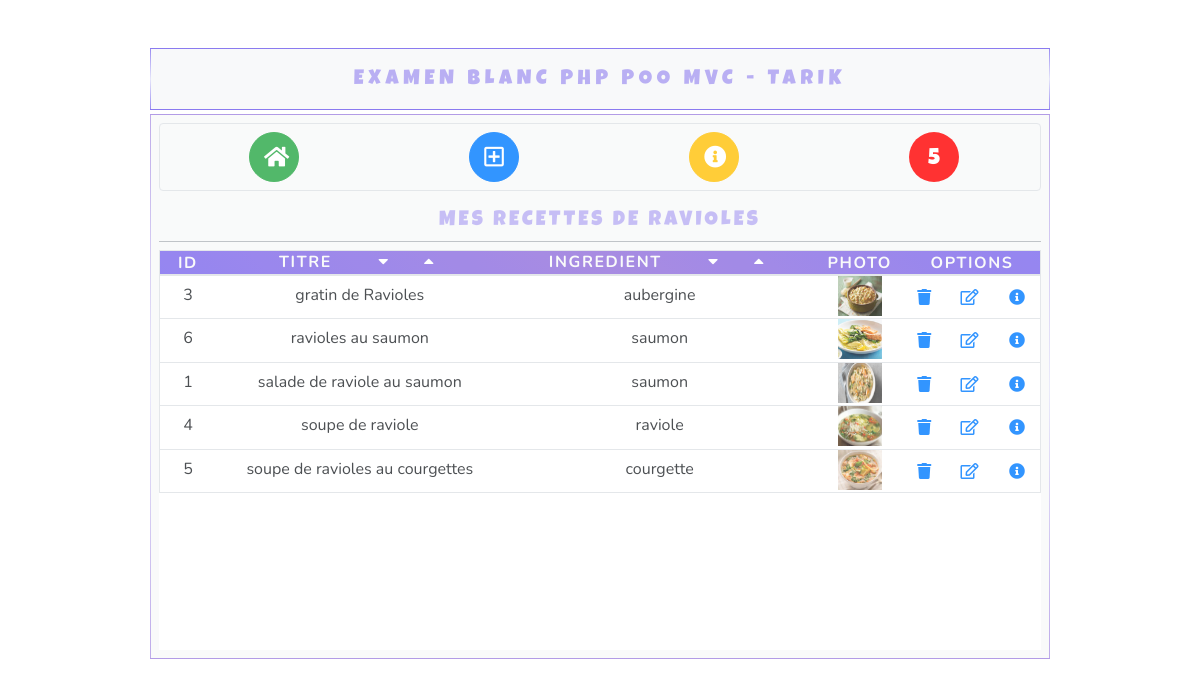
Screenshot of /index.php?controller=default&action=orderBy with the database file from the repository.
### tables this page shows
CREATE TABLE `ravioles` (
  `id` int(11) NOT NULL,
  `title` varchar(250) NOT NULL,
  `ingredient` varchar(250) NOT NULL,
  `description` text NOT NULL,
  `picture` varchar(250) NOT NULL
);

### controller/DefaultController.php (called while the page is built, shortened)
<?php
class DefaultController
{
    private $raviolesManager;
    public function __construct()
    {
        $this->raviolesManager = new RaviolesManager();
    }
    public function orderByNameAsc(){
        $ravioles = $this->raviolesManager->orderBy();
        require ('view/home.php');
    }
}

### model/Database.php (called while the page is built, shortened)
<?php
class Database{
    private $host = 'localhost';
    private $dbname = 'recipes';
    private $username = 'root';
    private $password = '';
    public function __construct(){
        try{
            $this->bdd = new PDO('mysql:host='.$this->host.';dbname='.$this->dbname,$this->username,$this->password);
        }
        catch(Exception $e) {
            die('Erreur '.$e->getMessage());
        }
    }
}
?>

### model/RaviolesManager.php (called while the page is built, shortened)
<?php
class RaviolesManager extends Database
{
    public function orderBy()
    {
        $ravioles = [];
        $sql = 'SELECT * FROM ravioles order by title';
        foreach ($this->bdd->query($sql) as $row) {
            $ravioles[] = new Ravioles($row['id'], $row['title'], $row['ingredient'], $row['description'], $row['picture']);
        }
        return $ravioles;
    }
}

### model/Ravioles.php (called while the page is built, shortened)
<?php
class Ravioles
{
    private $id;
    private $title;
    private $ingredient;
    private $picture;
    public function __construct($id, $title, $ingredient, $description, $picture)
    {
        $this->id = $id;
        $this->title = $title;
        $this->ingredient = $ingredient;
        $this->picture = $picture;
    }
    public function getId()
    {
        return $this->id;
    }
    public function getTitle()
    {
        return $this->title;
    }
    public function getIngredient()
    {
        return $this->ingredient;
    }
    public function getPicture()
    {
        return $this->picture;
    }
}

### view/parts/listRavioles.php (the view)
<div class="bg-white scroller">
        <table class="table border rounded">
            <thead class="text-uppercase text-light">
            <tr>
                <th>id</th>
                <th>
                    <span>titre&emsp;</span>
                    &emsp;<a class='tri' href="../../../exam_blanc_php_poo_mvc_tarik/index.php?controller=default&action=orderBy"><i class="fas fa-caret-down"></i></a>
                    &emsp;<a class='tri' href="../../../exam_blanc_php_poo_mvc_tarik/index.php?controller=default&action=orderByDesc"><i class="fas fa-caret-up"></i></a>
                </th>
                <th>
                    <span>ingredient&emsp;</span>
                    &emsp;<a class='tri' href="../../../exam_blanc_php_poo_mvc_tarik/index.php?controller=default&action=orderByIngredientAsc"><i class="fas fa-caret-down"></i></a>
                    &emsp;<a class='tri' href="../../../exam_blanc_php_poo_mvc_tarik/index.php?controller=default&action=orderByIngredientDesc"><i class="fas fa-caret-up"></i></a>
                </th>
                <th>photo</th>
                <th class="text-center" colspan="3">options</th>
            </tr>
            </thead>
            <tbody>
        <tr><?php foreach ($ravioles as $raviole){?>
            <td><?=$raviole->getId();?></td>
            <td><?=$raviole->getTitle();?></td>
            <td><?=$raviole->getIngredient();?></td>
            <td width="10%"><img width=50% height=40px src="assets/<?=$raviole->getPicture();?>"</td>
            <td class=""><a href="../../../exam_blanc_php_poo_mvc_tarik/index.php?controller=raviole&action=delete&id=<?php echo $raviole->getId()?>"><i class="fas fa-trash"></i></a></td>
            <td class=""><a href="../../../exam_blanc_php_poo_mvc_tarik/index.php?controller=raviole&action=updateForm&id=<?php echo $raviole->getId()?>"><i class="far fa-edit"></i></a></td>
            <td class=""><a title="voir les details" href="../../../exam_blanc_php_poo_mvc_tarik/index.php?controller=raviole&action=displayOne&id=<?php echo $raviole->getId()?>"><i class="fas fa-info-circle"></i></a></td>
        </tr>
        <?php
        }?>
        </tbody>
        </table>
</div>

### rows the page displays
ravioles: id "3", title "gratin de Ravioles", ingredient "aubergine", picture (picture)
ravioles: id "6", title "ravioles au saumon", ingredient "saumon", picture (picture)
ravioles: id "1", title "salade de raviole au saumon", ingredient "saumon", picture (picture)
ravioles: id "4", title "soupe de raviole", ingredient "raviole", picture (picture)
ravioles: id "5", title "soupe de ravioles au courgettes", ingredient "courgette", picture (picture)

### other values shown
$data "5"
